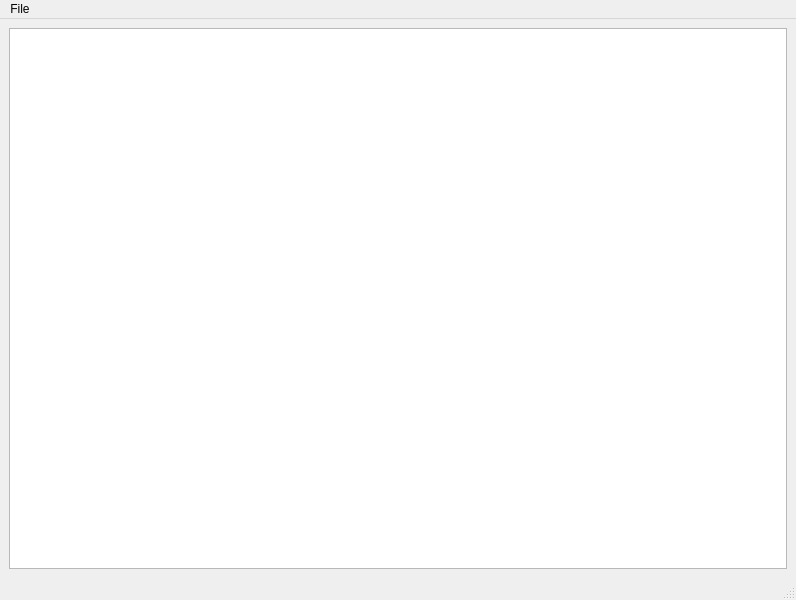
<?xml version="1.0" encoding="UTF-8"?>
<ui version="4.0">
 <class>MainWindow</class>
 <widget class="QMainWindow" name="MainWindow">
  <property name="geometry">
   <rect>
    <x>0</x>
    <y>0</y>
    <width>796</width>
    <height>600</height>
   </rect>
  </property>
  <property name="windowTitle">
   <string>MainWindow</string>
  </property>
  <widget class="QWidget" name="centralwidget">
   <layout class="QGridLayout" name="gridLayout_2">
    <item row="0" column="0">
     <layout class="QGridLayout" name="gridLayout">
      <item row="0" column="0">
       <widget class="QTableView" name="hexTableView"/>
      </item>
     </layout>
    </item>
   </layout>
  </widget>
  <widget class="QMenuBar" name="menubar">
   <property name="geometry">
    <rect>
     <x>0</x>
     <y>0</y>
     <width>796</width>
     <height>22</height>
    </rect>
   </property>
   <widget class="QMenu" name="menuFile">
    <property name="title">
     <string>File</string>
    </property>
    <addaction name="actionOpen"/>
    <addaction name="actionQuit"/>
   </widget>
   <addaction name="menuFile"/>
  </widget>
  <widget class="QStatusBar" name="statusbar"/>
  <action name="actionOpen">
   <property name="text">
    <string>Open</string>
   </property>
  </action>
  <action name="actionQuit">
   <property name="text">
    <string>Quit</string>
   </property>
  </action>
 </widget>
 <resources/>
 <connections/>
</ui>
